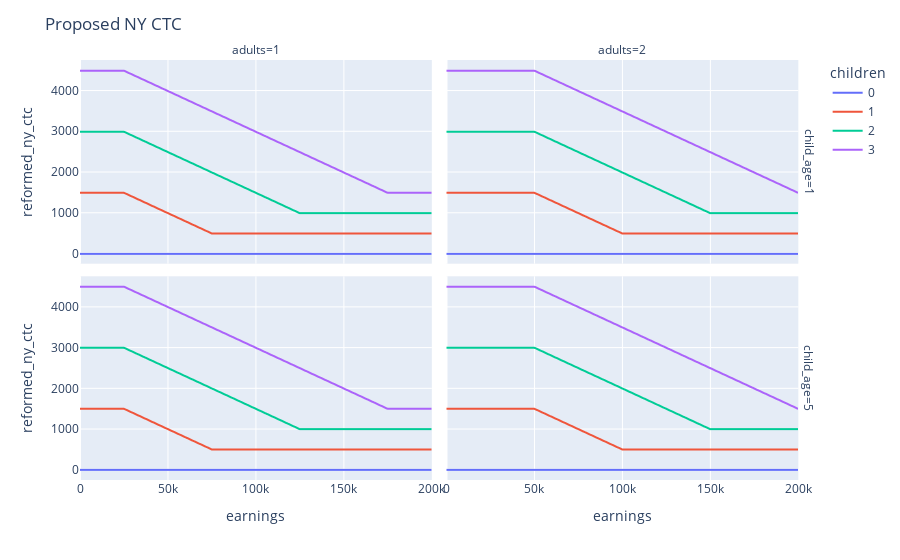

Source (notebook cell):
### Code cell
import plotly.express as px

px.line(
    df,
    "earnings",
    "reformed_ny_ctc",
    color="children",
    facet_col="adults",
    facet_row="child_age",
).update_layout(title="Proposed NY CTC")

### Figure 1 — Plotly figure (JSON) as saved in the notebook; plotly's stock layout.template omitted (floating-point values rounded to 4 significant figures; data arrays with more than 128 entries replaced by an {"elided": "..."} marker saying what was removed)
{"data": [{"hovertemplate": "children=0<br>child_age=1<br>adults=1<br>earnings=%{x}<br>reformed_ny_ctc=%{y}<extra></extra>", "legendgroup": "0", "line": {"color": "#636efa", "dash": "solid"}, "marker": {"symbol": "circle"}, "mode": "lines", "name": "0", "showlegend": true, "type": "scattergl", "x": {"elided": "201 int values"}, "xaxis": "x3", "y": {"elided": "201 int values"}, "yaxis": "y3"}, {"hovertemplate": "children=0<br>child_age=1<br>adults=2<br>earnings=%{x}<br>reformed_ny_ctc=%{y}<extra></extra>", "legendgroup": "0", "line": {"color": "#636efa", "dash": "solid"}, "marker": {"symbol": "circle"}, "mode": "lines", "name": "0", "showlegend": false, "type": "scattergl", "x": {"elided": "201 int values"}, "xaxis": "x4", "y": {"elided": "201 int values"}, "yaxis": "y4"}, {"hovertemplate": "children=0<br>child_age=5<br>adults=1<br>earnings=%{x}<br>reformed_ny_ctc=%{y}<extra></extra>", "legendgroup": "0", "line": {"color": "#636efa", "dash": "solid"}, "marker": {"symbol": "circle"}, "mode": "lines", "name": "0", "showlegend": false, "type": "scattergl", "x": {"elided": "201 int values"}, "xaxis": "x", "y": {"elided": "201 int values"}, "yaxis": "y"}, {"hovertemplate": "children=0<br>child_age=5<br>adults=2<br>earnings=%{x}<br>reformed_ny_ctc=%{y}<extra></extra>", "legendgroup": "0", "line": {"color": "#636efa", "dash": "solid"}, "marker": {"symbol": "circle"}, "mode": "lines", "name": "0", "showlegend": false, "type": "scattergl", "x": {"elided": "201 int values"}, "xaxis": "x2", "y": {"elided": "201 int values"}, "yaxis": "y2"}, {"hovertemplate": "children=1<br>child_age=1<br>adults=1<br>earnings=%{x}<br>reformed_ny_ctc=%{y}<extra></extra>", "legendgroup": "1", "line": {"color": "#EF553B", "dash": "solid"}, "marker": {"symbol": "circle"}, "mode": "lines", "name": "1", "showlegend": true, "type": "scattergl", "x": {"elided": "201 int values"}, "xaxis": "x3", "y": {"elided": "201 int values"}, "yaxis": "y3"}, {"hovertemplate": "children=1<br>child_age=1<br>adults=2<br>earnings=%{x}<br>reformed_ny_ctc=%{y}<extra></extra>", "legendgroup": "1", "line": {"color": "#EF553B", "dash": "solid"}, "marker": {"symbol": "circle"}, "mode": "lines", "name": "1", "showlegend": false, "type": "scattergl", "x": {"elided": "201 int values"}, "xaxis": "x4", "y": {"elided": "201 int values"}, "yaxis": "y4"}, {"hovertemplate": "children=1<br>child_age=5<br>adults=1<br>earnings=%{x}<br>reformed_ny_ctc=%{y}<extra></extra>", "legendgroup": "1", "line": {"color": "#EF553B", "dash": "solid"}, "marker": {"symbol": "circle"}, "mode": "lines", "name": "1", "showlegend": false, "type": "scattergl", "x": {"elided": "201 int values"}, "xaxis": "x", "y": {"elided": "201 int values"}, "yaxis": "y"}, {"hovertemplate": "children=1<br>child_age=5<br>adults=2<br>earnings=%{x}<br>reformed_ny_ctc=%{y}<extra></extra>", "legendgroup": "1", "line": {"color": "#EF553B", "dash": "solid"}, "marker": {"symbol": "circle"}, "mode": "lines", "name": "1", "showlegend": false, "type": "scattergl", "x": {"elided": "201 int values"}, "xaxis": "x2", "y": {"elided": "201 int values"}, "yaxis": "y2"}, {"hovertemplate": "children=2<br>child_age=1<br>adults=1<br>earnings=%{x}<br>reformed_ny_ctc=%{y}<extra></extra>", "legendgroup": "2", "line": {"color": "#00cc96", "dash": "solid"}, "marker": {"symbol": "circle"}, "mode": "lines", "name": "2", "showlegend": true, "type": "scattergl", "x": {"elided": "201 int values"}, "xaxis": "x3", "y": {"elided": "201 int values"}, "yaxis": "y3"}, {"hovertemplate": "children=2<br>child_age=1<br>adults=2<br>earnings=%{x}<br>reformed_ny_ctc=%{y}<extra></extra>", "legendgroup": "2", "line": {"color": "#00cc96", "dash": "solid"}, "marker": {"symbol": "circle"}, "mode": "lines", "name": "2", "showlegend": false, "type": "scattergl", "x": {"elided": "201 int values"}, "xaxis": "x4", "y": {"elided": "201 int values"}, "yaxis": "y4"}, {"hovertemplate": "children=2<br>child_age=5<br>adults=1<br>earnings=%{x}<br>reformed_ny_ctc=%{y}<extra></extra>", "legendgroup": "2", "line": {"color": "#00cc96", "dash": "solid"}, "marker": {"symbol": "circle"}, "mode": "lines", "name": "2", "showlegend": false, "type": "scattergl", "x": {"elided": "201 int values"}, "xaxis": "x", "y": {"elided": "201 int values"}, "yaxis": "y"}, {"hovertemplate": "children=2<br>child_age=5<br>adults=2<br>earnings=%{x}<br>reformed_ny_ctc=%{y}<extra></extra>", "legendgroup": "2", "line": {"color": "#00cc96", "dash": "solid"}, "marker": {"symbol": "circle"}, "mode": "lines", "name": "2", "showlegend": false, "type": "scattergl", "x": {"elided": "201 int values"}, "xaxis": "x2", "y": {"elided": "201 int values"}, "yaxis": "y2"}, {"hovertemplate": "children=3<br>child_age=1<br>adults=1<br>earnings=%{x}<br>reformed_ny_ctc=%{y}<extra></extra>", "legendgroup": "3", "line": {"color": "#ab63fa", "dash": "solid"}, "marker": {"symbol": "circle"}, "mode": "lines", "name": "3", "showlegend": true, "type": "scattergl", "x": {"elided": "201 int values"}, "xaxis": "x3", "y": {"elided": "201 int values"}, "yaxis": "y3"}, {"hovertemplate": "children=3<br>child_age=1<br>adults=2<br>earnings=%{x}<br>reformed_ny_ctc=%{y}<extra></extra>", "legendgroup": "3", "line": {"color": "#ab63fa", "dash": "solid"}, "marker": {"symbol": "circle"}, "mode": "lines", "name": "3", "showlegend": false, "type": "scattergl", "x": {"elided": "201 int values"}, "xaxis": "x4", "y": {"elided": "201 int values"}, "yaxis": "y4"}, {"hovertemplate": "children=3<br>child_age=5<br>adults=1<br>earnings=%{x}<br>reformed_ny_ctc=%{y}<extra></extra>", "legendgroup": "3", "line": {"color": "#ab63fa", "dash": "solid"}, "marker": {"symbol": "circle"}, "mode": "lines", "name": "3", "showlegend": false, "type": "scattergl", "x": {"elided": "201 int values"}, "xaxis": "x", "y": {"elided": "201 int values"}, "yaxis": "y"}, {"hovertemplate": "children=3<br>child_age=5<br>adults=2<br>earnings=%{x}<br>reformed_ny_ctc=%{y}<extra></extra>", "legendgroup": "3", "line": {"color": "#ab63fa", "dash": "solid"}, "marker": {"symbol": "circle"}, "mode": "lines", "name": "3", "showlegend": false, "type": "scattergl", "x": {"elided": "201 int values"}, "xaxis": "x2", "y": {"elided": "201 int values"}, "yaxis": "y2"}], "layout": {"annotations": [{"font": {}, "showarrow": false, "text": "adults=1", "x": 0.24, "xanchor": "center", "xref": "paper", "y": 1, "yanchor": "bottom", "yref": "paper"}, {"font": {}, "showarrow": false, "text": "adults=2", "x": 0.74, "xanchor": "center", "xref": "paper", "y": 1, "yanchor": "bottom", "yref": "paper"}, {"font": {}, "showarrow": false, "text": "child_age=5", "textangle": 90, "x": 0.98, "xanchor": "left", "xref": "paper", "y": 0.2425, "yanchor": "middle", "yref": "paper"}, {"font": {}, "showarrow": false, "text": "child_age=1", "textangle": 90, "x": 0.98, "xanchor": "left", "xref": "paper", "y": 0.7575, "yanchor": "middle", "yref": "paper"}], "legend": {"title": {"text": "children"}, "tracegroupgap": 0}, "margin": {"t": 60}, "title": {"text": "Proposed NY CTC"}, "xaxis": {"anchor": "y", "domain": [0, 0.48], "title": {"text": "earnings"}}, "xaxis2": {"anchor": "y2", "domain": [0.5, 0.98], "matches": "x", "title": {"text": "earnings"}}, "xaxis3": {"anchor": "y3", "domain": [0, 0.48], "matches": "x", "showticklabels": false}, "xaxis4": {"anchor": "y4", "domain": [0.5, 0.98], "matches": "x", "showticklabels": false}, "yaxis": {"anchor": "x", "domain": [0, 0.485], "title": {"text": "reformed_ny_ctc"}}, "yaxis2": {"anchor": "x2", "domain": [0, 0.485], "matches": "y", "showticklabels": false}, "yaxis3": {"anchor": "x3", "domain": [0.515, 1], "matches": "y", "title": {"text": "reformed_ny_ctc"}}, "yaxis4": {"anchor": "x4", "domain": [0.515, 1], "matches": "y", "showticklabels": false}}}
